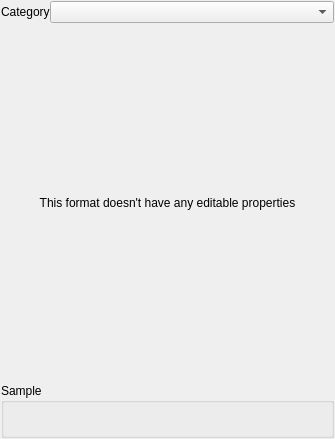
<?xml version="1.0" encoding="UTF-8"?>
<ui version="4.0">
 <class>QgsNumericFormatSelectorBase</class>
 <widget class="QgsPanelWidget" name="QgsNumericFormatSelectorBase">
  <property name="geometry">
   <rect>
    <x>0</x>
    <y>0</y>
    <width>335</width>
    <height>439</height>
   </rect>
  </property>
  <property name="windowTitle">
   <string notr="true">Form</string>
  </property>
  <layout class="QGridLayout" name="gridLayout">
   <property name="leftMargin">
    <number>1</number>
   </property>
   <property name="topMargin">
    <number>1</number>
   </property>
   <property name="rightMargin">
    <number>1</number>
   </property>
   <property name="bottomMargin">
    <number>1</number>
   </property>
   <property name="verticalSpacing">
    <number>3</number>
   </property>
   <item row="2" column="0">
    <widget class="QStackedWidget" name="stackedWidget">
     <widget class="QWidget" name="pageDummy">
      <layout class="QVBoxLayout" name="verticalLayout">
       <item>
        <widget class="QLabel" name="label_2">
         <property name="text">
          <string>This format doesn't have any editable properties</string>
         </property>
         <property name="alignment">
          <set>Qt::AlignCenter</set>
         </property>
        </widget>
       </item>
      </layout>
     </widget>
    </widget>
   </item>
   <item row="1" column="0">
    <layout class="QHBoxLayout" name="horizontalLayout" stretch="0,1">
     <item>
      <widget class="QLabel" name="label">
       <property name="text">
        <string>Category</string>
       </property>
      </widget>
     </item>
     <item>
      <widget class="QComboBox" name="mCategoryCombo">
       <property name="sizePolicy">
        <sizepolicy hsizetype="Minimum" vsizetype="Fixed">
         <horstretch>0</horstretch>
         <verstretch>0</verstretch>
        </sizepolicy>
       </property>
      </widget>
     </item>
    </layout>
   </item>
   <item row="3" column="0">
    <widget class="QGroupBox" name="mSampleGroupBox">
     <property name="title">
      <string>Sample</string>
     </property>
     <layout class="QHBoxLayout" name="horizontalLayout_2">
      <item>
       <widget class="QLabel" name="mSampleLabel">
        <property name="text">
         <string/>
        </property>
       </widget>
      </item>
     </layout>
    </widget>
   </item>
  </layout>
 </widget>
 <customwidgets>
  <customwidget>
   <class>QgsPanelWidget</class>
   <extends>QWidget</extends>
   <header>qgspanelwidget.h</header>
   <container>1</container>
  </customwidget>
 </customwidgets>
 <resources/>
 <connections/>
</ui>
